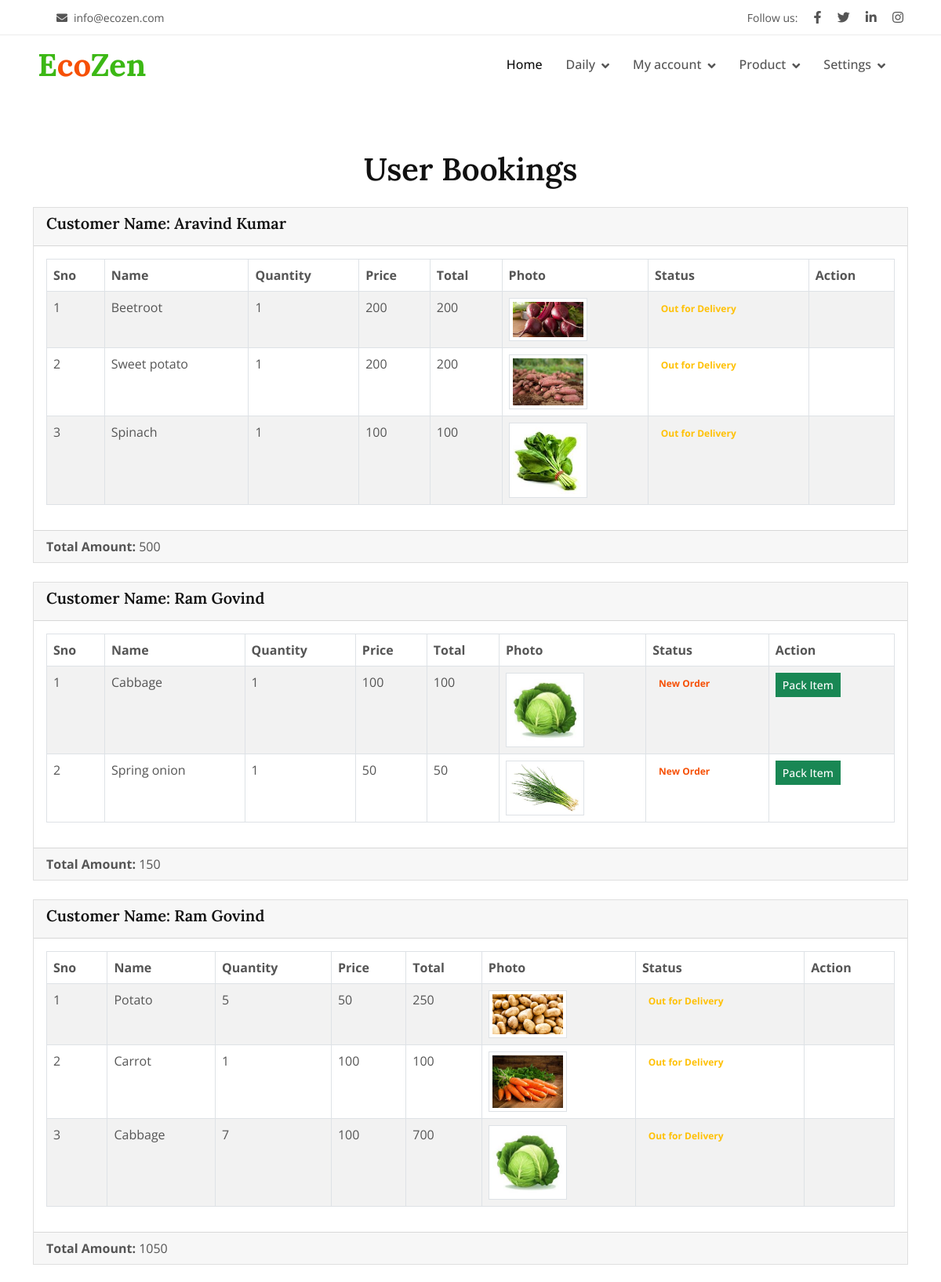
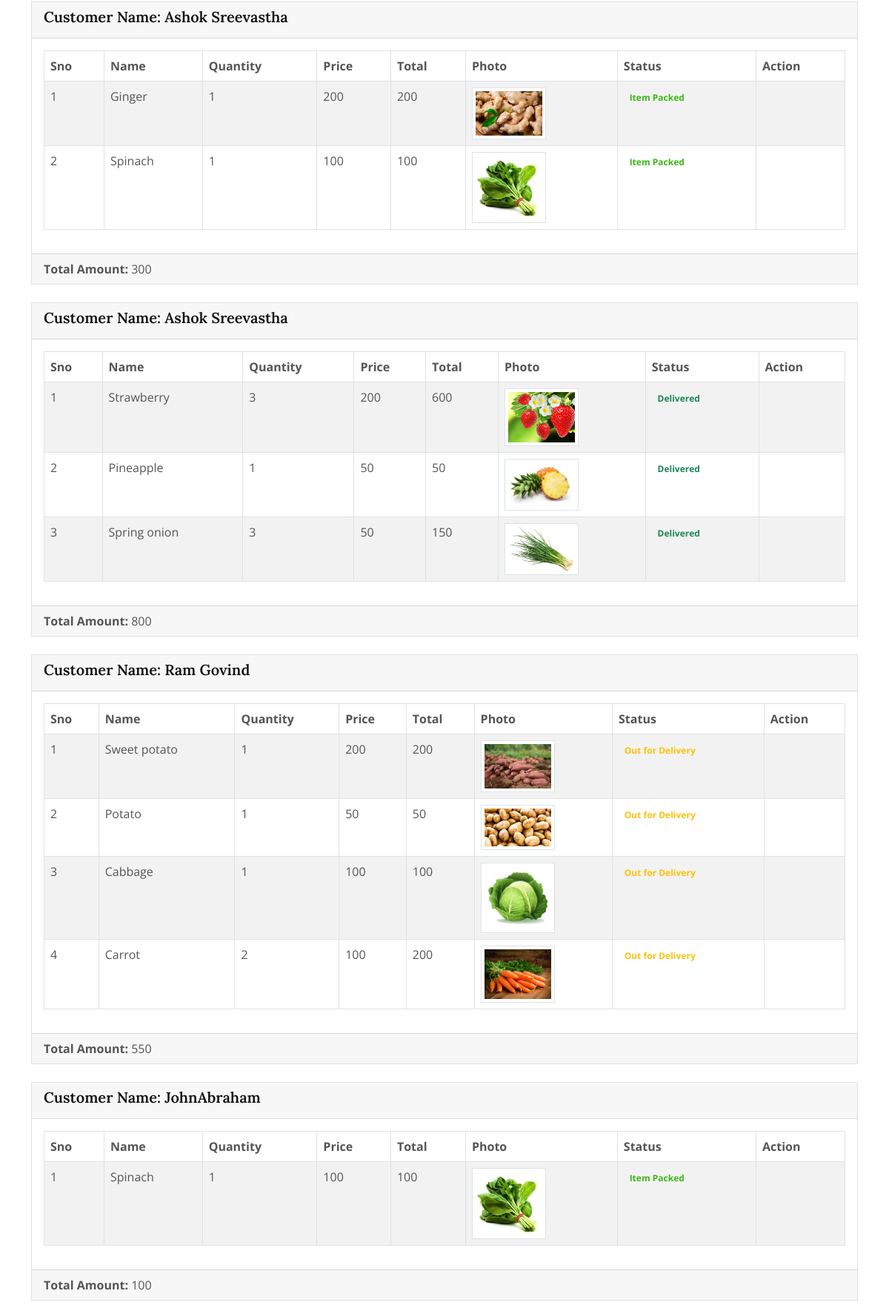
The page /Project/Seller/Bookings.php (signed in, upper part) on the database its author committed (2 pictures, top to bottom).
### tables this page shows
CREATE TABLE `tbl_booking` (
  `booking_id` int(11) NOT NULL,
  `booking_status` int(11) NOT NULL DEFAULT 0,
  `booking_date` varchar(60) NOT NULL,
  `user_id` int(11) NOT NULL,
  `booking_amount` varchar(60) NOT NULL,
  `del_id` int(11) NOT NULL
);

CREATE TABLE `tbl_user` (
  `user_id` int(11) NOT NULL,
  `user_name` varchar(150) NOT NULL,
  `user_gender` varchar(60) NOT NULL,
  `user_contact` varchar(60) NOT NULL,
  `user_email` varchar(60) NOT NULL,
  `user_password` varchar(60) NOT NULL,
  `user_image` varchar(60) NOT NULL,
  `user_proof` varchar(60) NOT NULL,
  `place_id` int(11) NOT NULL,
  `user_address` varchar(1000) NOT NULL
);

CREATE TABLE `tbl_cart` (
  `cart_id` int(11) NOT NULL,
  `product_id` int(11) NOT NULL,
  `booking_id` int(11) NOT NULL,
  `cart_qty` int(11) NOT NULL DEFAULT 1,
  `cart_status` int(11) NOT NULL DEFAULT 0
);

CREATE TABLE `tbl_product` (
  `product_id` int(11) NOT NULL,
  `product_name` varchar(60) NOT NULL,
  `product_price` int(11) NOT NULL,
  `product_details` varchar(60) NOT NULL,
  `subcategory_id` int(11) NOT NULL,
  `product_image` varchar(100) NOT NULL,
  `seller_id` int(11) NOT NULL
);

### Project/Seller/Bookings.php (the view, shortened to what this page needs)
<?php
include("Head.php");
include("../Assets/Connection/Connection.php");
        ?>
<!DOCTYPE html>
<html lang="en">
<head>
</head>
<body>
<div class="container mt-5">
    <h1 class="text-center mb-4">User Bookings</h1>
    <form method="POST" action="">
        <?php
        $selqry = "select * from tbl_booking b
                   inner join tbl_user u on b.user_id = u.user_id
                   INNER JOIN tbl_cart c on c.booking_id = b.booking_id
                   INNER JOIN tbl_product p on p.product_id = c.product_id
                   where cart_status >= '1' and p.seller_id = " . $_SESSION['sid'] . " group by b.booking_id DESC";
        $result = $con->query($selqry);
        while ($data = $result->fetch_assoc()) {
            ?>
            <div class="card mb-4">
                <div class="card-header">
                    <h5 class="card-title">
                        Customer Name: <?php echo $data['user_name']; ?>
                    </h5>
                </div>
                <div class="card-body">
                    <table class="table table-bordered table-striped table-hover">
                        <thead class="thead-dark">
                        <tr>
                            <th>Sno</th>
                            <th>Name</th>
                            <th>Quantity</th>
                            <th>Price</th>
                            <th>Total</th>
                            <th>Photo</th>
                            <th>Status</th>
                            <th>Action</th>
                        </tr>
                        </thead>
                        <tbody>
                        <?php
                        $bselqry = "select * from tbl_cart c
                                    inner join tbl_product p on c.product_id = p.product_id
                                    inner join tbl_booking b on c.booking_id = b.booking_id
                                    where c.booking_id = " . $data['booking_id'];
                        $bresult = $con->query($bselqry);
                        $i = 0;
                        while ($bdata = $bresult->fetch_assoc()) {
                            $i++;
                            $total_price = $bdata['cart_qty'] * $bdata['product_price'];
                            ?>
                            <tr>
                                <td><?php echo $i; ?></td>
                                <td><?php echo $bdata["product_name"]; ?></td>
                                <td><?php echo $bdata['cart_qty']; ?></td>
                                <td><?php echo $bdata["product_price"]; ?></td>
                                <td><?php echo $total_price; ?></td>
                                <td><img src="../Assets/Files/Seller/<?php echo $bdata['product_image']; ?>"
                                         class="img-thumbnail" width="100" height="100"></td>
                                <td>
                                    <?php
                                    if ($bdata['cart_status'] == 1) {
                                        echo "<span class='badge text-secondary'>New Order</span>";
                                    } else if ($bdata['cart_status'] == 2) {
                                        echo "<span class='badge text-primary'>Item Packed</span>";
                                    } else if ($bdata['cart_status'] == 3) {
                                        echo "<span class='badge text-info'>Assigned to Delivery Agent</span>";
                                    } else if ($bdata['cart_status'] == 4) {
                                        echo "<span class='badge text-warning'>Out for Delivery</span>";
                                    } else if ($bdata['cart_status'] == 5) {
                                        echo "<span class='badge text-success'>Delivered</span>";
                                    }
                                    ?>
                                </td>
                                <td>
                                    <?php
                                    if ($bdata['cart_status'] == 1) {
                                        ?>
                                        <a href="Bookings.php?ID=<?php echo $bdata['cart_id']; ?>&st=2"
                                           class="btn btn-sm btn-success">Pack Item</a>
                                        <?php
                                    }
                                    ?>
                                </td>
                            </tr>
                            <?php
                        }
                        ?>
                        </tbody>
                    </table>
                </div>
                <div class="card-footer">
                    <strong>Total Amount:</strong> <?php echo $data['booking_amount']; ?>
                </div>
            </div>
            <?php
        }
        ?>
    </form>
</div>
</body>
</html>
<?php
include("Foot.php");
?>

### Project/Assets/Templates/Main/css/style.css (style rules this page uses)
:root { --primary: #3CB815; --secondary: #F65005; --light: #F7F8FC; --dark: #111111; }
.btn { font-weight: 500; transition: .5s; }

### rows shown on the page
tbl_booking: user.user_name "Aravind Kumar", booking_amount "500"
tbl_cart: product.product_name "Beetroot", cart_qty "1", product.product_price "200", product.product_image (picture), cart_status "Out for Delivery"
tbl_cart: product.product_name "Sweet potato", cart_qty "1", product.product_price "200", product.product_image (picture), cart_status "Out for Delivery"
tbl_cart: product.product_name "Spinach", cart_qty "1", product.product_price "100", product.product_image (picture), cart_status "Out for Delivery"
tbl_booking: user.user_name "Ram Govind", booking_amount "150"
tbl_cart: product.product_name "Cabbage", cart_qty "1", product.product_price "100", product.product_image (picture), cart_status "New Order"
tbl_cart: product.product_name "Spring onion", cart_qty "1", product.product_price "50", product.product_image (picture), cart_status "New Order"
tbl_booking: user.user_name "Ram Govind", booking_amount "1050"
tbl_cart: product.product_name "Potato", cart_qty "5", product.product_price "50", cart_qty.product_price "250", product.product_image (picture), cart_status "Out for Delivery"
tbl_cart: product.product_name "Carrot", cart_qty "1", product.product_price "100", product.product_image (picture), cart_status "Out for Delivery"
tbl_cart: product.product_name "Cabbage", cart_qty "7", product.product_price "100", cart_qty.product_price "700", product.product_image (picture), cart_status "Out for Delivery"
tbl_booking: user.user_name "Ashok Sreevastha", booking_amount "300"
tbl_cart: product.product_name "Ginger", cart_qty "1", product.product_price "200", product.product_image (picture), cart_status "Item Packed"
tbl_cart: product.product_name "Spinach", cart_qty "1", product.product_price "100", product.product_image (picture), cart_status "Item Packed"
tbl_booking: user.user_name "Ashok Sreevastha", booking_amount "800"
tbl_cart: product.product_name "Strawberry", cart_qty "3", product.product_price "200", cart_qty.product_price "600", product.product_image (picture), cart_status "Delivered"
tbl_cart: product.product_name "Pineapple", cart_qty "1", product.product_price "50", product.product_image (picture), cart_status "Delivered"
tbl_cart: product.product_name "Spring onion", cart_qty "3", product.product_price "50", cart_qty.product_price "150", product.product_image (picture), cart_status "Delivered"
tbl_booking: user.user_name "Ram Govind", booking_amount "550"
tbl_cart: product.product_name "Sweet potato", cart_qty "1", product.product_price "200", product.product_image (picture), cart_status "Out for Delivery"
tbl_cart: product.product_name "Potato", cart_qty "1", product.product_price "50", product.product_image (picture), cart_status "Out for Delivery"
tbl_cart: product.product_name "Cabbage", cart_qty "1", product.product_price "100", product.product_image (picture), cart_status "Out for Delivery"
tbl_cart: product.product_name "Carrot", cart_qty "2", product.product_price "100", cart_qty.product_price "200", product.product_image (picture), cart_status "Out for Delivery"
tbl_booking: user.user_name "JohnAbraham", booking_amount "100"
tbl_cart: product.product_name "Spinach", cart_qty "1", product.product_price "100", product.product_image (picture), cart_status "Item Packed"
